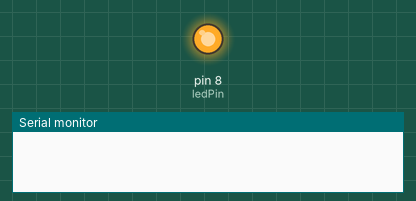
Simulated run of this sketch. Board: Arduino Uno, built with avr-gcc and run on an emulated ATmega328P. Shown: output pins drawn as LEDs (lit = HIGH), the last lines printed to the serial monitor.

Above: at 0.5 s.
At 3.4 s:
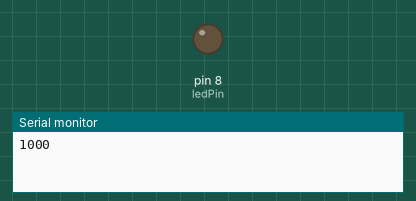
Timing chart, 0 to 4.6 s (numbered marks = the images above):
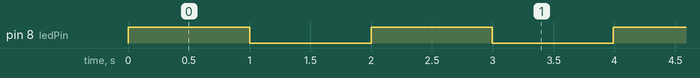

Measured:
- by itself, pin 8 (ledPin): repeats every 2.0 s: LOW 1.0 s, HIGH 1.0 s

The sketch:

test.ino
```cpp
int ledPin = 8;
int delayTime = 150;

void setup() {
  // put your setup code here, to run once:
  pinMode(ledPin, OUTPUT);
  Serial.begin(9600);
}

void loop() {
  // put your main code here, to run repeatedly:
  // digitalWrite(ledPin, HIGH);
  // delay(delayTime);
  // digitalWrite(ledPin, LOW);
  // delay(delayTime);

  for (int i = 1000; i >= 150; i = i - 5) {
    digitalWrite(ledPin, HIGH);
    delay(i);
    digitalWrite(ledPin, LOW);
    delay(i);
    Serial.println(i);
  }
}
```
